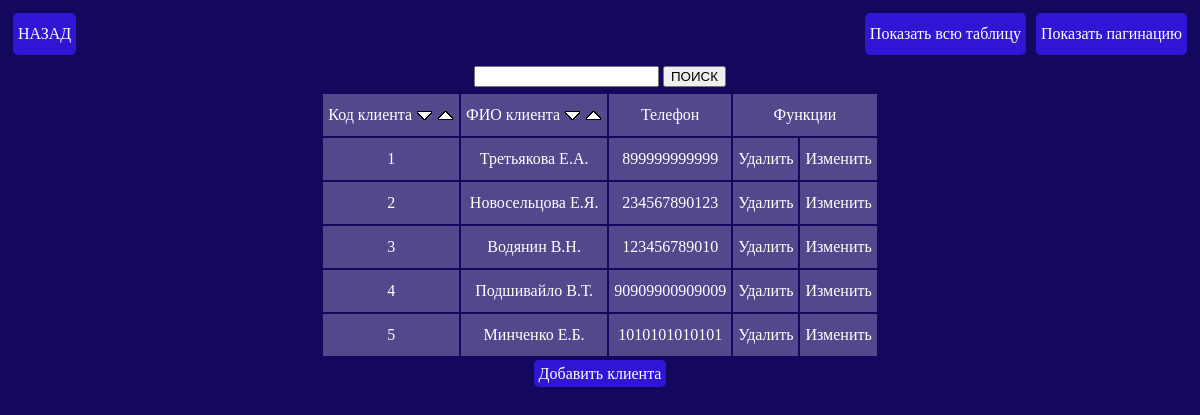
/table-clients.php, run on the app's committed database.
### table-clients.php (the view, shortened to what this page needs)
<!DOCTYPE html>
<html lang="ru">
<head>
	<link rel="stylesheet" href="css/index.css">
</head>
<body>
	<?php
		include('connect.php');
		if (isset($_GET['page']))
		{
			$page = $_GET['page'];
		}
		else
		{
			$page = 1;
		}
		$kol = 3;
		$art = ($page * $kol) - $kol;
		$res = mysqli_query($link, "SELECT COUNT(*) FROM `regular clients`");
		$row = mysqli_fetch_row($res);
		$total = $row[0];
		$str_pag = ceil($total / $kol);
	?>
	<div class="menu">
		<a class="button item-back" href="menu_table.php">НАЗАД</a>
		<div class="item-page">
			<a class="button" href="table-clients.php?page=0">Показать всю таблицу</a>
			<a class="button" href="table-clients.php?page=1">Показать пагинацию</a>
		</div>
	</div>
	<div class="box">
		<form class="item-search" method="post">
			<input type="text" name="poisk" value="<?=$_POST['poisk'] ?>">
			<input type="submit" name="submit" value="ПОИСК">
		</form>
		<table class="table">
			<tr>
				<td>
					Код клиента
					<a href="table-clients.php?sort=id_asc">
						<img src="img/sort_asc.png" alt="">
					</a>
					<a href="table-clients.php?sort=id_desc">
						<img src="img/sort_desc.png" alt="">
					</a>
				</td>
				<td>
					ФИО клиента
					<a href="table-clients.php?sort=fio_asc">
						<img src="img/sort_asc.png" alt="">
					</a>
					<a href="table-clients.php?sort=fio_desc">
						<img src="img/sort_desc.png" alt="">
					</a>
				</td>
				<td>Телефон</td>
				<td colspan="2">Функции</td>
			</tr>
		<?php
			include('connect.php');
			$poisk = htmlentities(trim($_POST['poisk']));
			if(empty($poisk))
			{
				if($_GET['page'] >= 1)
				{
					$sql_search = "SELECT `RC_ID`, `RC_FIO`, `RC_TEL` FROM `regular clients` $sort_sql LIMIT $art, $kol";
					$res = mysqli_query($link, $sql_search);
					while ($row = mysqli_fetch_array($res))
					{
						echo '<tr>' .
						"<td>{$row['RC_ID']}</td>" .
						"<td>{$row['RC_FIO']}</td>" .
						"<td>{$row['RC_TEL']}</td>" .
						"<td><a href='?del_id={$row['RC_ID']}'>Удалить</a></td>".
						"<td><a href='update_clients.php?red_id={$row['RC_ID']}'>Изменить</a></td>".
						'</tr>';
					}
					echo '</table>';
					for ($i = 1; $i <= $str_pag; $i++)
					{
						echo  "<a class='button' href=table-clients.php?page=$i>$i</a>";
					}
					echo "<br>";
				}
				else
				{
					$sql_search = "SELECT `RC_ID`, `RC_FIO`, `RC_TEL` FROM `regular clients` $sort_sql";
					$res = mysqli_query($link, $sql_search);
					while ($row = mysqli_fetch_array($res))
					{
						echo '<tr>' .
						"<td>{$row['RC_ID']}</td>" .
						"<td>{$row['RC_FIO']}</td>" .
						"<td>{$row['RC_TEL']}</td>" .
						"<td><a href='?del_id={$row['RC_ID']}'>Удалить</a></td>".
						"<td><a href='update_clients.php?red_id={$row['RC_ID']}'>Изменить</a></td>".
						'</tr>';
					}
					echo '</table>';
				}
			}
		?>
		<a class="button" href="table_clients_edit.php">Добавить клиента</a>
	</div>
</body>
</html>

### css/index.css (style rules this page uses)
body { background-color: #14085e; color: white; line-height: 2; }
h1, div { text-align: center; }
a { text-decoration: none; color: #ffffff; }
.table { margin: 0 auto; text-align: center; }
.table td { background-color: #52498d; padding: 5px; }
.button { color: white; background-color: #2f16d4; border-radius: 5px; padding: 5px; transition: all 0.5s; margin: 5px; }
.menu { display: flex; justify-content: space-between; flex-direction: row; }
.item-page { display: flex; }
.item-search { margin: 0 auto; }

### data on the page
regular clients: RC_ID "1", RC_FIO "Третьякова Е.А.", RC_TEL "899999999999"
regular clients: RC_ID "2", RC_FIO "Новосельцова Е.Я.", RC_TEL "234567890123"
regular clients: RC_ID "3", RC_FIO "Водянин В.Н.", RC_TEL "123456789010"
regular clients: RC_ID "4", RC_FIO "Подшивайло В.Т.", RC_TEL "90909900909009"
regular clients: RC_ID "5", RC_FIO "Минченко Е.Б.", RC_TEL "1010101010101"
